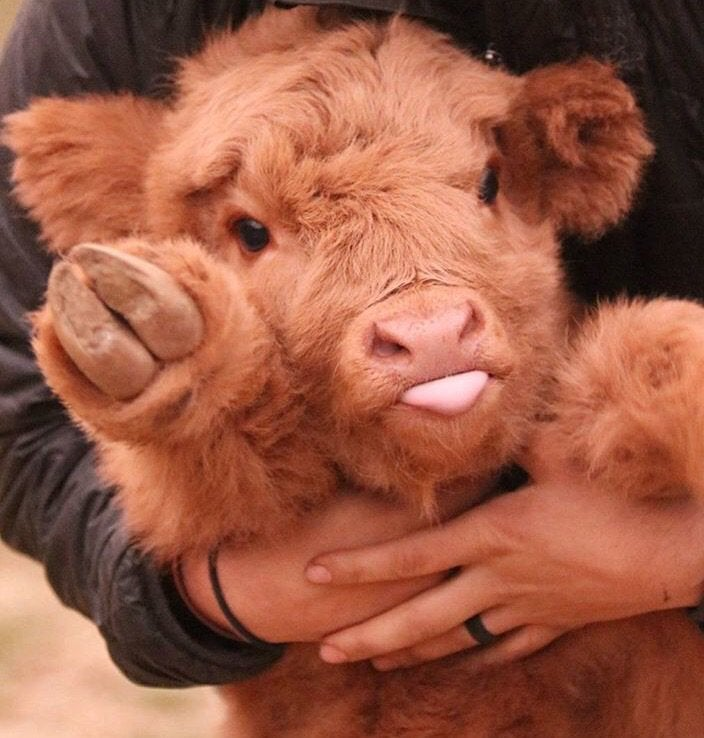
#> input picture test/luffy.jpeg, 704 x 738 px
$ python -i convert_dynamic.py   (imports and definitions only)   (older library calls are emulated)
#> lines starting #> are read from the running program, lines starting #| are printed output that depends on the picture
#> further down, picture is the input picture: PIL image 704x738 RGB; mean R, G, B 154.8, 90.1, 68.7
# http://www.jave.de/image2ascii/algorithms.html
# https://aa-project.sourceforge.net/aalib/
# https://github.com/JEphron/TEXTFLIX/blob/master/main.py
# https://github.com/StefanPitur/Edge-detection---Canny-detector

import argparse
import numpy as np
import math
import os
from PIL import Image, ImageEnhance, ImageFilter
from canny_edge_detection_pitur import *
import cv2


# Windows requirement
# [1 line not run here, left out]

# Pixel threshold function to convert greyscale to bnw
# for edge detection
# [4 lines left out: function f3, not called in this run]


# edge_conversions = [',','<','>','/','.','^','"',' ','V','|','`','_','\\']

# Loading the edge vectors saved from the file and the conversions to their respective character
edge_conversions = ['`','|',' ','/','.','\\',' ']
# allImg()
edge_vectors = np.loadtxt('edge_vectors.txt')


# Convert an image to ASCII using the black/white algorithm
# [39 lines left out: function convert_blackwhite, not called in this run]


def convert_grey(img, color='white', factor=2.5):
# 1: initialize grey_ramp that chooses characters to replace
#> called with color = 'white', factor = 2.5
    grey_ramp = ' ....________,:;\'`^"l!i><~+_-?][}{1)*#(|/tfjrxnuvczmwqpdbkhaoIXYUJCLQ0OZMW&8%B@$'
 # Alternate grey_ramp
    # grey_ramp = '@MV%#:;*+=-:...___   '
    # grey_ramp = grey_ramp[::-1]

# 1: Resize the image
    width, height = img.size
#> width = 704; height = 738
    scale = width / (factor*50)
#> scale = 5.63
    width, height = width / scale, height / (scale*2)
#> width = 125; height = 65.52
    img = img.resize((int(width), int(height)), Image.ANTIALIAS)
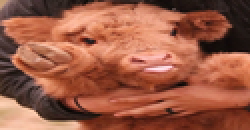
#> img: PIL image 125x65 RGB (shown 2 times larger); mean R, G, B 154.8, 90.1, 68.7
# 3: Turn image into array of numbers and convert image to greyscale
    img_array = np.array(img.convert("RGB"))
    img_array_grey = np.array(img.convert("L"))
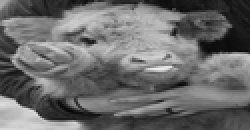
#> img_array_grey: shape (65, 125) (shown 2 times larger); min 7, max 236, mean 107
# 4: Mapping greyscaled value to the grey_ramp
    def map(x):
        return (math.floor(x * len(grey_ramp) / 255) - 1)
# 5: Iterate through every value and print append corresponding character to string
    fin = ""
    for li in range(0,len(img_array_grey)):
        for i in range(0,len(img_array_grey[li])):
            # Conditional to either print in color or not
            if(color):
                if (color=='static'):
                    fin = fin + rgb(img_array[li][i][0],img_array[li][i][1],img_array[li][i][2]) + grey_ramp[map(img_array_grey[li][i])]
                else:
                    fin = fin + rgb_string(color) + grey_ramp[map(img_array_grey[li][i])]
            else:
                fin = fin + grey_ramp[map(img_array_grey[li][i])]

        fin = fin + '\n'
#> this loop made 65 passes
# 6: Output to terminal
    return fin
# 7: Save to output file


# Helper function to convert rgb values to an ANSI code
def rgb_string(color):
    # Predefined ANSI color palette
    colors = {
        'black': 30,     # Black
        'red': 31,   # Red
        'green': 32,   # Green
        'yellow': 33, # Yellow
        'blue': 34,   # Blue
        'magenta': 35, # Magenta
        'cyan': 36, # Cyan
        'white': 37 # White
    }

    return f"\033[{colors[color]}m"
# [159 lines left out: functions rgb, convert_edge, convert_edge_bnw, not called in this run]


# [85 lines not run here, left out]

>>> from PIL import Image
>>> picture = Image.open('test/luffy.jpeg')
>>> result = convert_grey(picture)
